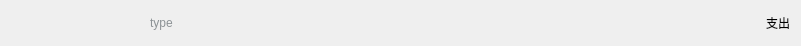
<?xml version="1.0" encoding="UTF-8"?>
<ui version="4.0">
 <class>cost</class>
 <widget class="QWidget" name="cost">
  <property name="geometry">
   <rect>
    <x>0</x>
    <y>0</y>
    <width>801</width>
    <height>46</height>
   </rect>
  </property>
  <property name="windowTitle">
   <string>Form</string>
  </property>
  <property name="autoFillBackground">
   <bool>false</bool>
  </property>
  <property name="styleSheet">
   <string notr="true">background-image: url(:/page/material/page/cost_bar.png);</string>
  </property>
  <widget class="QLabel" name="cost_type">
   <property name="geometry">
    <rect>
     <x>150</x>
     <y>10</y>
     <width>75</width>
     <height>25</height>
    </rect>
   </property>
   <property name="styleSheet">
    <string notr="true">font: 13pt &quot;隶书&quot;;
color: rgb(140, 146, 149);</string>
   </property>
   <property name="text">
    <string>type</string>
   </property>
  </widget>
  <widget class="QLabel" name="cost_money">
   <property name="geometry">
    <rect>
     <x>630</x>
     <y>10</y>
     <width>160</width>
     <height>25</height>
    </rect>
   </property>
   <property name="styleSheet">
    <string notr="true">
</string>
   </property>
   <property name="text">
    <string>支出</string>
   </property>
   <property name="alignment">
    <set>Qt::AlignRight|Qt::AlignTrailing|Qt::AlignVCenter</set>
   </property>
  </widget>
  <widget class="QLabel" name="cost_icon">
   <property name="geometry">
    <rect>
     <x>30</x>
     <y>5</y>
     <width>34</width>
     <height>34</height>
    </rect>
   </property>
   <property name="styleSheet">
    <string notr="true"/>
   </property>
   <property name="text">
    <string/>
   </property>
  </widget>
 </widget>
 <resources/>
 <connections/>
</ui>
